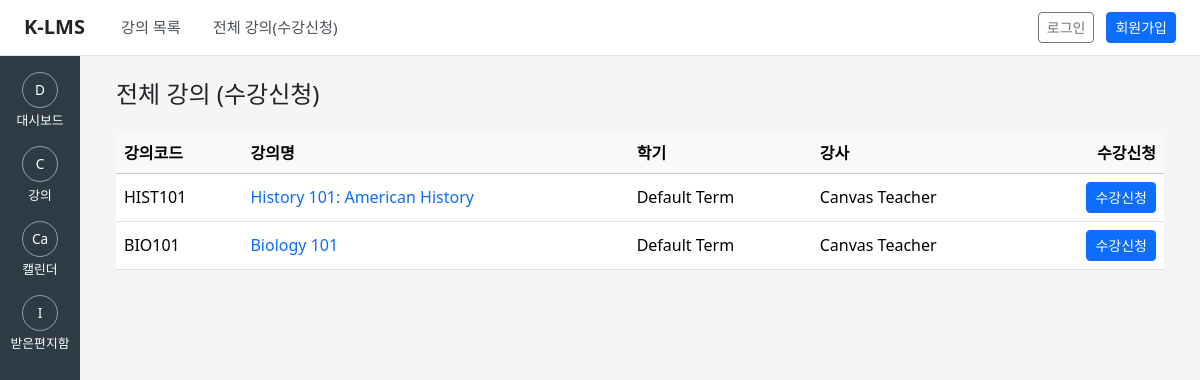
Page /catalog/ on the committed database.
### courses/models.py (models this page shows, shortened)
class Course(models.Model):
    account = models.ForeignKey(
        Account,
        related_name="courses",
        on_delete=models.CASCADE,
        help_text="이 강의가 속한 계정(또는 하위 계정)",
    )
    term = models.ForeignKey(
        Term,
        related_name="courses",
        on_delete=models.PROTECT,
        help_text="이 강의가 열리는 학기",
    )
    name = models.CharField(max_length=255)
    course_code = models.CharField(
        max_length=50,
        help_text="강의 코드(예: CS101, ENG-202 등)",
    )
    is_public = models.BooleanField(
        default=False,
        help_text="공개 강의 여부 (예: 카탈로그에 노출할지 여부)",
    )
    class Meta:
        verbose_name = "Course"
        verbose_name_plural = "Courses"

### core/models.py (models this page shows, shortened)
class Term(models.Model):
    name = models.CharField(max_length=255)
    start_date = models.DateField()
    end_date = models.DateField()
    class Meta:
        ordering = ["start_date", "end_date"]
        verbose_name = "Term"
        verbose_name_plural = "Terms"

### core/views.py (the view, shortened to what this page needs)
# urls.py: path("catalog/", course_catalog, name="course_catalog"),
def course_catalog(request):
    from courses.models import Course, Enrollment
    courses = Course.objects.select_related("term").prefetch_related(
        "sections__enrollments",
    ).all()
    enrolled_course_ids = set()
    course_list = []
    for course in courses:
        teacher = (
            Enrollment.objects.filter(
                section__course=course,
                role="teacher",
            )
            .select_related("user")
            .first()
        )
        teacher_name = (
            teacher.user.get_full_name() or teacher.user.username
            if teacher
            else "-"
        )
        course_list.append({
            "course": course,
            "teacher": teacher_name,
            "is_enrolled": course.id in enrolled_course_ids,
        })
    context = {
        "course_list": course_list,
    }
    return render(request, "courses/course_catalog.html", context)

### templates/courses/course_catalog.html (shortened to what this page needs)
{% extends "base.html" %}
{% block content %}
  <div class="container-fluid">
    <h1 class="h4 mb-4">전체 강의 (수강신청)</h1>
    {% if course_list %}
      <div class="table-responsive">
        <table class="table table-hover align-middle">
          <thead class="table-light">
            <tr>
              <th>강의코드</th>
              <th>강의명</th>
              <th>학기</th>
              <th>강사</th>
              <th class="text-end">수강신청</th>
            </tr>
          </thead>
          <tbody>
            {% for item in course_list %}
              <tr>
                <td>{{ item.course.course_code }}</td>
                <td>
                  <a href="{% url 'course_detail' item.course.id %}" class="text-decoration-none">
                    {{ item.course.name }}
                  </a>
                </td>
                <td>{{ item.course.term.name }}</td>
                <td>{{ item.teacher }}</td>
                <td class="text-end">
                  {% if item.is_enrolled %}
                    <span class="btn btn-secondary btn-sm disabled">이미 수강 중</span>
                  {% else %}
                    <form method="post" action="{% url 'enroll_course' item.course.id %}" class="d-inline">
                      <button type="submit" class="btn btn-primary btn-sm">수강신청</button>
                    </form>
                  {% endif %}
                </td>
              </tr>
            {% endfor %}
          </tbody>
        </table>
      </div>
    {% else %}
      <div class="alert alert-info">
        등록된 강의가 없습니다.
      </div>
    {% endif %}
  </div>
{% endblock %}

### templates/base.html (style rules this page uses)
body { margin: 0; padding: 0; }

### rows in the picture
Course: course.course_code "HIST101", course.name "History 101: American History", course.term.name "Default Term", teacher "Canvas Teacher"
Course: course.course_code "BIO101", course.name "Biology 101", course.term.name "Default Term", teacher "Canvas Teacher"
